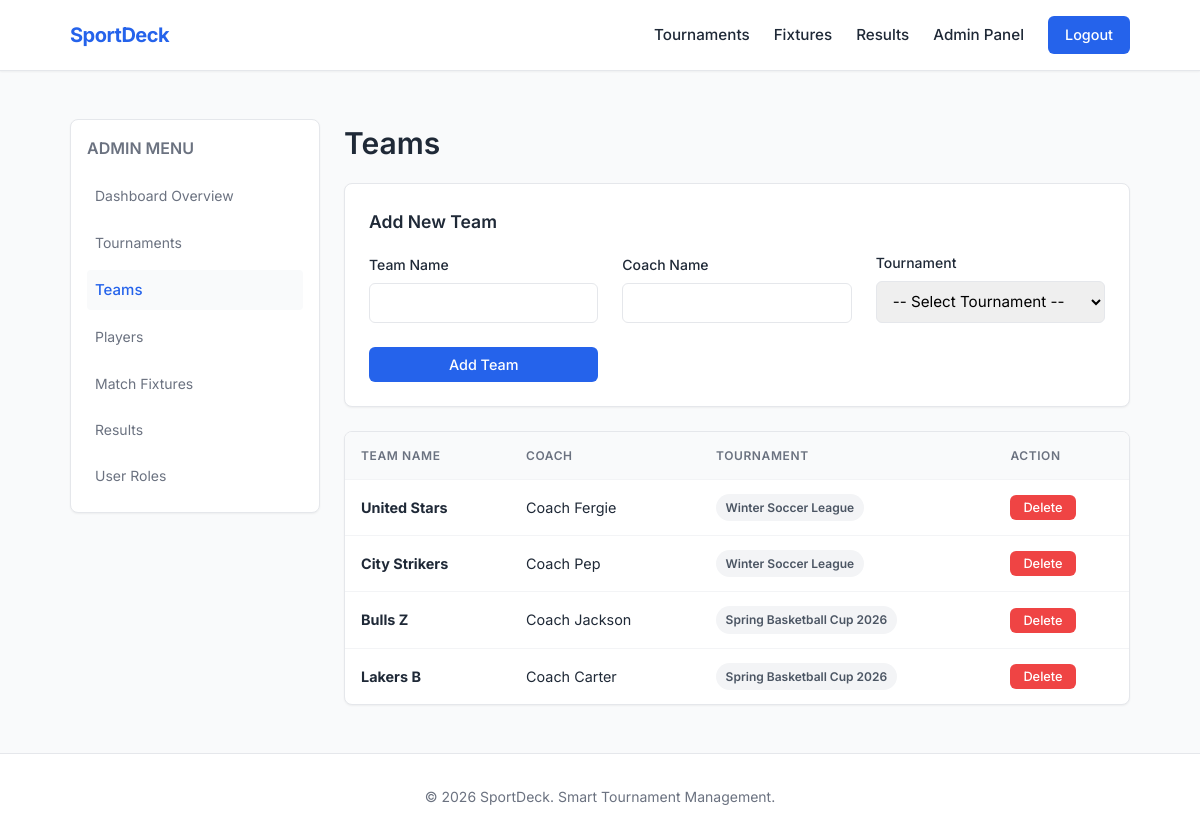
/admin/teams.php (signed in), run on the app's committed database.
### tables this page shows
CREATE TABLE IF NOT EXISTS teams (
    id INT AUTO_INCREMENT PRIMARY KEY,
    name VARCHAR(100) NOT NULL,
    coach_name VARCHAR(100) DEFAULT NULL,
    tournament_id INT NOT NULL,
    FOREIGN KEY (tournament_id) REFERENCES tournaments(id) ON DELETE CASCADE
);

CREATE TABLE IF NOT EXISTS tournaments (
    id INT AUTO_INCREMENT PRIMARY KEY,
    name VARCHAR(200) NOT NULL,
    sport_type VARCHAR(50) NOT NULL,
    start_date DATE NOT NULL,
    end_date DATE NOT NULL,
    status ENUM('upcoming', 'ongoing', 'completed') DEFAULT 'upcoming',
    max_players INT DEFAULT NULL   
);

### includes/config.php (called while the page is built, shortened)
<?php
$base_url = '/sportdeck';
?>

### admin/teams.php (the view, shortened to what this page needs)
<?php
require_once '../includes/config.php';
require_once '../includes/auth.php';
$teams = $pdo->query("SELECT t.*, tr.name as tournament_name FROM teams t JOIN tournaments tr ON t.tournament_id = tr.id ORDER BY t.id DESC")->fetchAll();
include '../includes/header.php';
?>
<div class="grid" style="grid-template-columns: 250px 1fr; align-items: start;">
    <div class="card" style="padding: 1rem;">
        <h3 style="font-size:1rem; text-transform:uppercase; color:var(--text-muted); margin-bottom:1rem;">Admin Menu</h3>
        <ul style="list-style:none; display:flex; flex-direction:column; gap:0.5rem;">
            <li><a href="dashboard.php" class="text-muted" style="display:block; padding:0.5rem; hover:color:var(--primary);">Dashboard Overview</a></li>
            <li><a href="tournaments.php" class="text-muted" style="display:block; padding:0.5rem; hover:color:var(--primary);">Tournaments</a></li>
            <li><a href="teams.php" style="display:block; padding:0.5rem; background:var(--bg-color); border-radius:4px; font-weight:500;">Teams</a></li>
            <li><a href="players.php" class="text-muted" style="display:block; padding:0.5rem;">Players</a></li>
            <li><a href="matches.php" class="text-muted" style="display:block; padding:0.5rem;">Match Fixtures</a></li>
            <li><a href="results.php" class="text-muted" style="display:block; padding:0.5rem;">Results</a></li>
            <li><a href="users.php" class="text-muted" style="display:block; padding:0.5rem;">User Roles</a></li>
        </ul>
    </div>
    <div>
        <h1 class="page-title mb-2">Teams</h1>
        <div class="card mb-3">
            <h3 class="mb-2">Add New Team</h3>
            <form method="POST" class="grid grid-3" style="align-items: end;">
                <div class="form-group" style="margin-bottom:0;">
                    <label class="form-label">Team Name</label>
                    <input type="text" name="name" class="form-control" required>
                </div>
                <div class="form-group" style="margin-bottom:0;">
                    <label class="form-label">Coach Name</label>
                    <input type="text" name="coach" class="form-control">
                </div>
                <div class="form-group" style="margin-bottom:0;">
                    <label class="form-label">Tournament</label>
                    <select name="tournament_id" class="form-control" required>
                        <option value="">-- Select Tournament --</option>
                    </select>
                </div>
                <div class="form-group" style="margin-bottom:0;">
                    <button type="submit" name="add" class="btn btn-primary w-full">Add Team</button>
                </div>
            </form>
        </div>
        <div class="table-wrapper">
            <table class="table">
                <thead><tr><th>Team Name</th><th>Coach</th><th>Tournament</th><th>Action</th></tr></thead>
                <tbody>
                    <?php foreach($teams as $t): ?>
                    <tr>
                        <td><strong><?php echo htmlspecialchars($t['name']); ?></strong></td>
                        <td><?php echo htmlspecialchars($t['coach_name']); ?></td>
                        <td><span class="badge badge-gray"><?php echo htmlspecialchars($t['tournament_name']); ?></span></td>
                        <td>
                            <form method="POST" onsubmit="return confirm('Delete this team?');" style="display:inline;">
                                <button type="submit" name="delete" class="btn btn-danger btn-sm">Delete</button>
                            </form>
                        </td>
                    </tr>
                    <?php endforeach; ?>
                </tbody>
            </table>
        </div>
    </div>
</div>
<?php include '../includes/footer.php'; ?>

### includes/header.php (shortened to what this page needs)
<!DOCTYPE html>
<html lang="en">
<head>
    <link rel="stylesheet" href="<?php echo $base_url; ?>/css/style.css">
</head>
<body>
<nav class="navbar">
    <div class="container nav-content text-between">
        <a href="<?php echo $base_url; ?>/index.php" class="logo">SportDeck</a>
        <ul class="nav-links">
            <li><a href="<?php echo $base_url; ?>/index.php">Tournaments</a></li>
            <li><a href="<?php echo $base_url; ?>/fixtures.php">Fixtures</a></li>
            <li><a href="<?php echo $base_url; ?>/results.php">Results</a></li>
            <?php if(isset($_SESSION['user_id'])): ?>
                <?php if($_SESSION['role'] == 'admin'): ?>
                    <li><a href="<?php echo $base_url; ?>/admin/dashboard.php">Admin Panel</a></li>
                <?php else: ?>
                    <li><a href="<?php echo $base_url; ?>/player/dashboard.php">Player Dashboard</a></li>
                <?php endif; ?>
                <li><a href="<?php echo $base_url; ?>/logout.php" class="btn btn-primary" style="padding:0.4rem 1rem">Logout</a></li>
            <?php else: ?>
                <li><a href="<?php echo $base_url; ?>/login.php" class="btn btn-outline">Login</a></li>
                <li><a href="<?php echo $base_url; ?>/register.php" class="btn btn-primary">Register</a></li>
            <?php endif; ?>
        </ul>
    </div>
</nav>
<main class="main-content">

### includes/footer.php (shortened to what this page needs)
</main>
<footer class="footer">
    <div class="container text-center">
        <p>&copy; <?php echo date("Y"); ?> SportDeck. Smart Tournament Management.</p>
    </div>
</footer>
</body>
</html>

### css/style.css (style rules this page uses)
:root { --bg-color: #f9fafb; --text-main: #1f2937; --text-muted: #6b7280; --primary: #2563eb; --primary-hover: #1d4ed8; --border: #e5e7eb; --border-light: #f3f4f6; --surface: #ffffff; --danger: #ef4444; --success: #10b981; --shadow-sm: 0 1px 2px 0 rgba(0, 0, 0, 0.05); --shadow-md: 0 4px 6px -1px rgba(0, 0, 0, 0.1), 0 2px 4px -1px rgba(0, 0, 0, 0.06); }
* { box-sizing: border-box; margin: 0; padding: 0; font-family: 'Inter', sans-serif; }
body { background-color: var(--bg-color); color: var(--text-main); line-height: 1.6; font-size: 15px; display: flex; flex-direction: column; min-height: 100vh; }
a { color: var(--primary); text-decoration: none; transition: color 0.15s ease-in-out; }
h1, h2, h3, h4 { color: var(--text-main); font-weight: 600; margin-bottom: 0.75rem; }
.text-center { text-align: center; }
.text-muted { color: var(--text-muted); font-size: 0.875rem; }
.mb-2 { margin-bottom: 1rem; }
.mb-3 { margin-bottom: 1.5rem; }
.container { width: 100%; max-width: 1100px; margin: 0 auto; padding: 0 1.25rem; }
.main-content { flex: 1; padding: 3rem 1.25rem; max-width: 1100px; margin: 0 auto; width: 100%; }
.grid { display: grid; grid-template-columns: 1fr; gap: 1.5rem; }
@media (min-width: 768px) { .grid-3 { grid-template-columns: repeat(3, 1fr); } }
.navbar { background-color: var(--surface); border-bottom: 1px solid var(--border); padding: 1rem 0; box-shadow: var(--shadow-sm); }
.nav-content { display: flex; justify-content: space-between; align-items: center; flex-wrap: wrap; gap: 1rem; }
.logo { font-size: 1.25rem; font-weight: 700; color: var(--primary); letter-spacing: -0.5px; }
.nav-links { list-style: none; display: flex; gap: 1.5rem; align-items: center; }
.nav-links a:not(.btn) { color: var(--text-main); font-size: 0.95rem; font-weight: 500; }
.footer { text-align: center; padding: 2rem 0; background-color: var(--surface); border-top: 1px solid var(--border); color: var(--text-muted); font-size: 0.875rem; margin-top: auto; }
.btn { display: inline-flex; align-items: center; justify-content: center; padding: 0.5rem 1.25rem; border-radius: 6px; font-weight: 500; font-size: 0.9rem; cursor: pointer; border: 1px solid transparent; transition: all 0.15s ease-in-out; }
.btn-primary { background-color: var(--primary); color: #fff; }
.btn-danger { background-color: var(--danger); color: #fff; }
.btn-sm { padding: 0.25rem 0.75rem; font-size: 0.8rem; }
.w-full { width: 100%; }
.card { background-color: var(--surface); border: 1px solid var(--border); border-radius: 8px; padding: 1.5rem; box-shadow: var(--shadow-sm); transition: transform 0.2s ease, box-shadow 0.2s ease; }
.form-group { margin-bottom: 1.25rem; }
.form-label { display: block; font-size: 0.875rem; font-weight: 500; margin-bottom: 0.4rem; color: var(--text-main); }
.form-control { width: 100%; padding: 0.6rem 0.75rem; border: 1px solid var(--border); border-radius: 6px; font-size: 0.95rem; transition: border-color 0.15s ease, box-shadow 0.15s ease; }
.table-wrapper { overflow-x: auto; background: var(--surface); border: 1px solid var(--border); border-radius: 8px; box-shadow: var(--shadow-sm); }
.table { width: 100%; border-collapse: collapse; text-align: left; }
.table th, .table td { padding: 0.875rem 1rem; border-bottom: 1px solid var(--border-light); font-size: 0.9rem; }
.table th { background-color: var(--bg-color); font-weight: 600; color: var(--text-muted); text-transform: uppercase; font-size: 0.75rem; letter-spacing: 0.05em; }
.table tr:last-child td { border-bottom: none; }
.table tbody tr { transition: background-color 0.15s ease; }
.badge { display: inline-block; padding: 0.25rem 0.6rem; border-radius: 9999px; font-size: 0.75rem; font-weight: 600; text-transform: capitalize; }
.badge-gray { background-color: #f3f4f6; color: #4b5563; }

### data on the page
teams: name "United Stars", coach_name "Coach Fergie", tournament.name "Winter Soccer League"
teams: name "City Strikers", coach_name "Coach Pep", tournament.name "Winter Soccer League"
teams: name "Bulls Z", coach_name "Coach Jackson", tournament.name "Spring Basketball Cup 2026"
teams: name "Lakers B", coach_name "Coach Carter", tournament.name "Spring Basketball Cup 2026"
